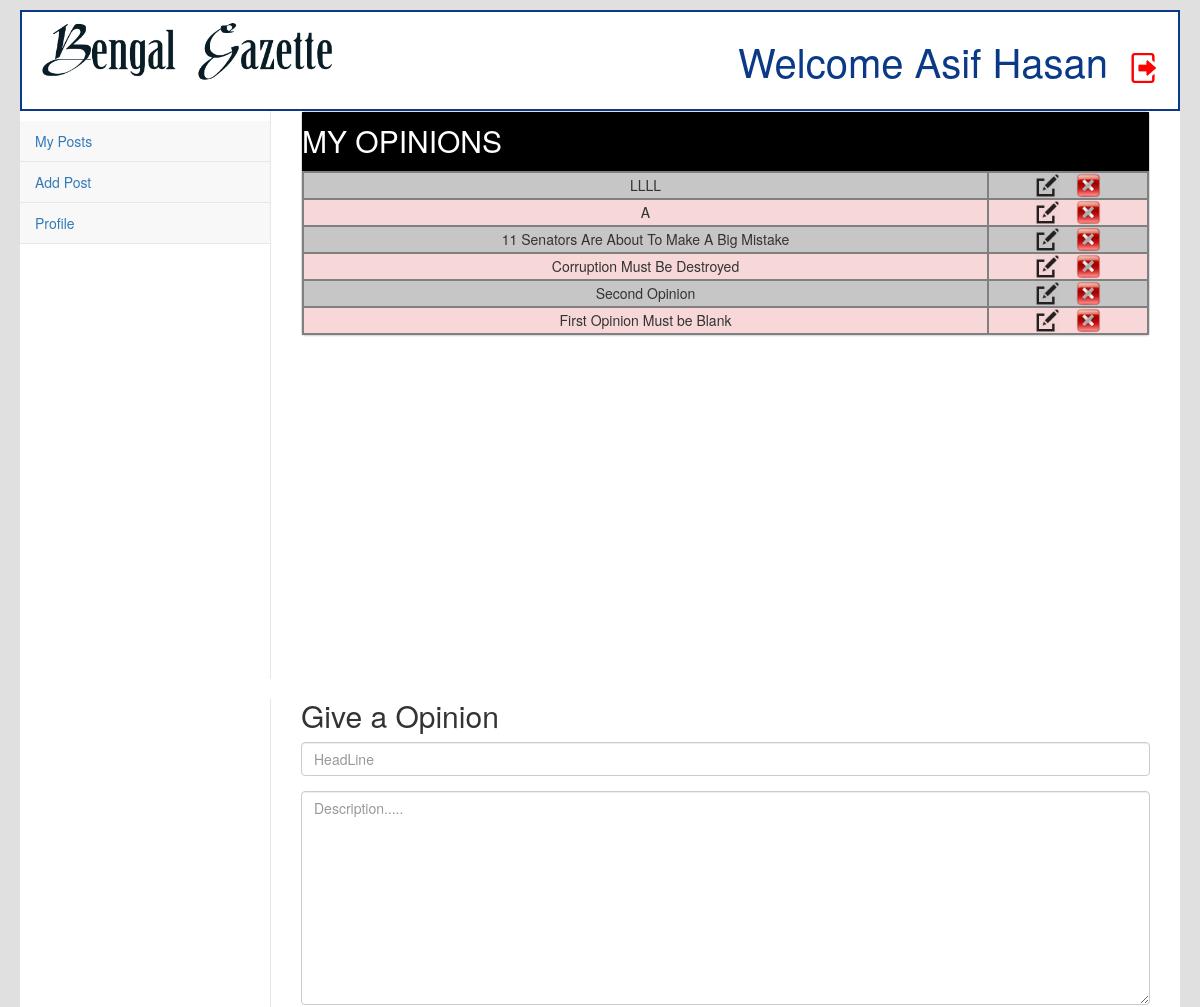
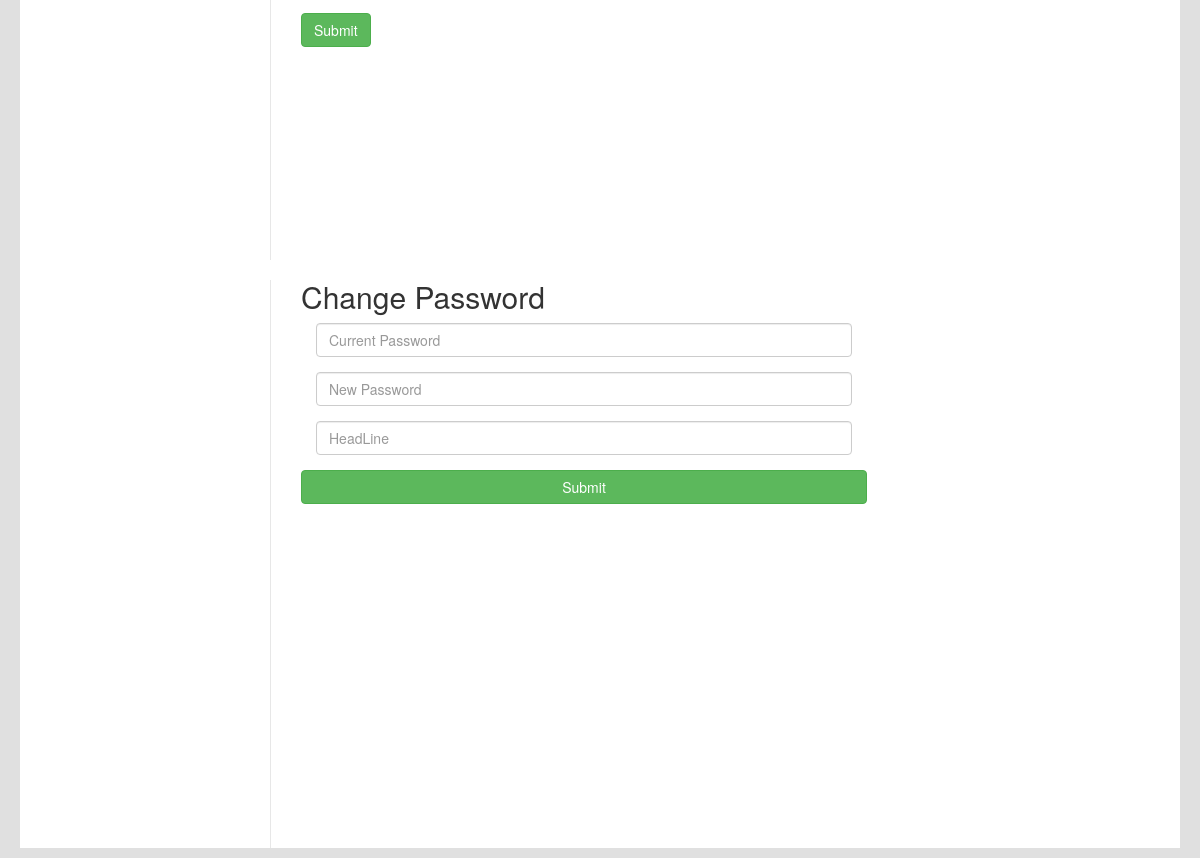
/Opinion/profile.php (signed in), run on the app's committed database (2 pictures, top to bottom).
### tables this page shows
CREATE TABLE `users` (
  `userID` int(10) NOT NULL,
  `userName` varchar(30) NOT NULL,
  `password` varchar(100) NOT NULL,
  `firstName` varchar(30) NOT NULL,
  `lastName` varchar(30) NOT NULL,
  `gender` varchar(5) NOT NULL,
  `email` varchar(30) NOT NULL,
  `dateOfBirth` date NOT NULL,
  `role` varchar(20) NOT NULL,
  `joined_at` timestamp NOT NULL DEFAULT CURRENT_TIMESTAMP ON UPDATE CURRENT_TIMESTAMP,
  `deleted_at` timestamp NULL DEFAULT '0000-00-00 00:00:00'
);

CREATE TABLE `news` (
  `newsID` int(10) NOT NULL,
  `headline` varchar(100) NOT NULL,
  `description` varchar(10000) NOT NULL,
  `writterID` int(10) NOT NULL,
  `categoryID` int(10) NOT NULL,
  `popularity` int(5) NOT NULL DEFAULT '0',
  `written_at` timestamp NOT NULL DEFAULT CURRENT_TIMESTAMP ON UPDATE CURRENT_TIMESTAMP,
  `deleted_at` timestamp NULL DEFAULT '0000-00-00 00:00:00'
);

### Opinion/profile.php (the view, shortened to what this page needs)
<?php
	if (!isset($_SESSION['username'])) {
		header('location: login.php');
	}
	else {
		$conn = DB_START();
		$username = $_SESSION['username'];
		$sql = "SELECT * FROM `users` WHERE `userName` = '".$username."'";
		$result = mysqli_query($conn,$sql);
		while ($res = mysqli_fetch_array($result)) {
			$userID = $res["userID"];
			$fullname = $res["firstName"] ." ". $res["lastName"];
			$fullname = ucwords($fullname);
		}
	}
?>
<!DOCTYPE html>
<html>
<head>
	<link rel="stylesheet" type="text/css" href="../CSS/css/bootstrap.css">
	<link rel="stylesheet" type="text/css" href="../CSS/css/bootstrap.min.css">
	<link rel="stylesheet" type="text/css" href="../CSS/css/font-awesome.min.css">
	<link rel="stylesheet" type="text/css" href="../CSS/css/sb-admin-2.css">
	<link rel="stylesheet" type="text/css" href="../CSS/css/sb-admin-2.min.css">
	<link rel="stylesheet" type="text/css" href="../CSS/profile.css">
</head>
<body>
	<div id="main_body">
		<div class="nav-default">
			<ul class="nav_list">
				<li class="nav_list_item">
					<span><a href="index.php">
						<img src="../img/BengalGazetteLogo.png" style="width: 300px;height:auto;">
					</a></span>
				</li>
				<li class="nav_list_item text" style="float: right;">
					<span><a href="logout.php">
						<img src="../img/logout.png" style="height: 30px;width: auto;">
					</a></span>
				</li>
				<li class="nav_list_item text" style="float: right;">
					<span>Welcome </span><span><a href="#aboutMe"><?php echo($fullname); ?></a></span>
				</li>
			</ul>
		</div>
		<nav>
            <div class="navbar-default sidebar" role="navigation" style="margin-bottom: 0;margin-top: 10px;">
                <div class="sidebar-nav navbar-collapse">
                    <ul class="nav" id="side-menu">
                        <li><a href="#mypost">My Posts</a></li>
                        <li><a href="#addpost">Add Post</a></li>
                        <li><a href="#aboutMe">Profile</a></li>
                    </ul>
                </div>
            </div>
        </nav>
        <div id="mypost">
	        <div id="page-wrapper">
	            <div class="row">
	                <div class="col-lg-12">
	                    <div class=" panel panel-default">
	                    	<?php
	                    		$conn = DB_START();
	                    		$sql = "SELECT * FROM news WHERE writterID = '".$userID."' AND categoryID = 110 AND deleted_at is NULL ORDER BY newsID DESC";
	                    		$result = mysqli_query($conn, $sql);
	                    		echo "<table>";
	                    		echo "<caption>MY OPINIONS</caption>";
	                    		while ($opinion = mysqli_fetch_array($result)) {
                					echo '<tr>
                					<td>'.$opinion["headline"].'</td>
                					<td>
                						<a href="edit.php?id='.$opinion["newsID"].'" title="edit" target="_blank">
                							<img class="ico" src="../IMG/edit.png">
                            			</a>
                        				<span>&nbsp;&nbsp;</span>
                        				<a href="delete.php?id='.$opinion["newsID"].'" onClick="return confirm(\'Are you sure you want to delete?\')" title="delete">
                            				<img class="ico" src="../IMG/delete.png">
                        				</a>
                    				</td>
                    				</tr>';
                				}
                				echo "</table>";
	                    	?>
	                    </div>
	                </div>
	            </div>
	        </div>
	    </div>
        <div id="addpost">
			<div id="page-wrapper">
				<h2>Give a Opinion</h2>
				<form action="" method="post">
					<div class="form-group">
				  		<input type="text" class="form-control" id="headline" placeholder="HeadLine" name="headline" required autocomplete="off">
					</div>
					<div class="form-group">
						<textarea class="form-control" rows="10" name="description" id="description" placeholder="Description....." required></textarea>
					</div>
					<button type="submit" class="btn btn-success" name="AddPost">Submit</button>
				</form>
			</div>
		</div>
		<div id="aboutMe">
			<div id="page-wrapper">
				<h2>Change Password</h2>
				<form action="" method="post">
					<div class="form-group col-lg-8">
						<input type="password" class="form-control" placeholder="Current Password" name="current_password" required autocomplete="off">
				  	</div>
				  	<div class="form-group col-lg-8">
				  		<input type="password" class="form-control" placeholder="New Password" name="newpass1" required autocomplete="off">
				  	</div>
				  	<div class="form-group col-lg-8">
				  		<input type="password" class="form-control" placeholder="HeadLine" name="newpass2" required autocomplete="off">
					</div>
					<button type="submit" class="btn btn-success col-lg-8" name="changePass">Submit</button>
				</form>
			</div>
		</div>
	</div>
</body>
</html>

### CSS/css/sb-admin-2.css (style rules this page uses)
body { background-color: #f8f8f8; }
#page-wrapper { padding: 0 15px; min-height: 568px; background-color: white; }
@media (min-width: 768px) { #page-wrapper { position: inherit; margin: 0 0 0 250px; padding: 0 30px; border-left: 1px solid #e7e7e7; } }
.sidebar .sidebar-nav.navbar-collapse { padding-left: 0; padding-right: 0; }
.sidebar ul li { border-bottom: 1px solid #e7e7e7; }
@media (min-width: 768px) { .sidebar { z-index: 1; position: absolute; width: 250px; margin-top: 51px; } }

### CSS/profile.css (style rules this page uses)
body { background-color: #e0e0e0; }
#main_body { margin: 10px 20px; background-color: #FFFFFF; }
.nav-default { position: static; top: 0px; border:2px solid #0a3a87; }
.nav_list { list-style-type: none; margin: 0; padding: 0px 10px; overflow: hidden; }
.nav_list_item { float: left; color: #0a3a87; padding: 5px; display: block; }
.nav_list_item a { color: #0a3a87; text-align: center; text-decoration: none; }
.text { padding: 20px 10px; font-size: 40px; }
table { width: 100%; }
table,td { text-align: center; border:2px solid gray; border-collapse: collapse; }
table caption { font-size: 30px; background-color: black; color: white; }
tr:nth-child(odd) { background: #c6c6c6; }
tr:nth-child(even) { background: #f7d7d7; }
.ico { width: 25px; height: auto; }
#mypost, #addpost { max-height: 600px; overflow: auto; }

### data on the page
users: fullname "Asif Hasan"
news: headline "LLLL"
news: headline "A"
news: headline "11 Senators Are About To Make A Big Mistake"
news: headline "Corruption Must Be Destroyed"
news: headline "Second Opinion"
news: headline "First Opinion Must be Blank"
